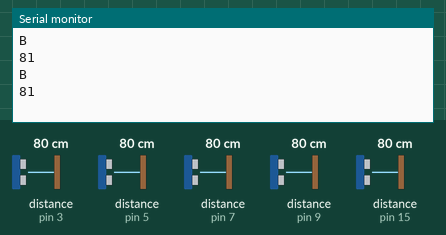
The sketch below on a simulated SparkFun Pro Micro, built with avr-gcc and run on an emulated ATmega32U4. On the bench: the last lines printed to the serial monitor. The inputs (shaded band) are chosen by the test bench; at power-on: distance to the obstacle (sensors on pin 3, pin 5, pin 7, pin 9, pin 15) 80 cm. The echo pulse lasts 58.3 µs per cm; USB keyboard and mouse output is not drawn.

Above: at 1.6 s.
1.7 s: distance to the obstacle (sensor on pin 3) set to 2 cm
At 3.5 s:
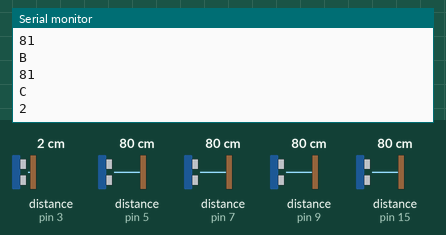
5.3 s: distance to the obstacle (sensor on pin 3) set to 4 cm
At 5.7 s:
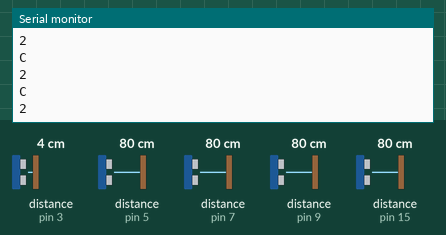
Timing chart, 0 to 8.3 s (numbered marks = the images above; inputs shaded):
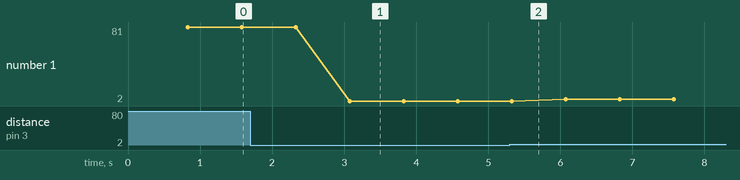

The sketch:

Multiple_Sensors_NewPing.ino
```cpp
#include <NewPing.h>
#include <Keyboard.h>

/*
 * Multiple HY-SRF05 ultrasonic distance sensors
 * Rewrite to utilise »New Ping« library with median filter
 * by: Frederik Brückner
 * date: 2018-01-10
 * Atmega 32u4 (Arduino Leonardo, Pro Micro) based HID
 * Send keystrokes depending on measured distance
 */

//const unsigned int sens_ping[] = {2, 4, 6, 8, 14}; // HY-SRF05 trigger pins
//const unsigned int sens_pong[] = {3, 5, 7, 9, 15}; // HY-SRF05 echo pins
const int near = 50; // Triggering distance 50cm
const int far = 150; // Triggering distance 150cm
const int maxDist = 200; // Timeout for everything further away
char lastZone = ' '; // Outer zone A, far zone B, near zone C
char activeZone ='A';// Zone to change to
volatile int minDist = 999;
const int numSens = 5; // Number of connected sensors
const int pingInterval = 150;
unsigned long pingTimer[numSens]; // Time between trigger and echo
unsigned int sensDist[numSens]; // Store ping distance in cm per sensor
uint8_t currentSensor = 0;  // Which sensor is active?

NewPing sonar[numSens] = {
  NewPing(2, 3, maxDist),
  NewPing(4, 5, maxDist),
  NewPing(6, 7, maxDist),
  NewPing(8, 9, maxDist),
  NewPing(14, 15, maxDist)
};

void setup() {
  Serial.begin (9600);
  Keyboard.begin();
  pingTimer[0] = millis() + 75;  // First ping start in ms
  for (uint8_t i = 1; i < numSens; i++){
    pingTimer[i] = pingTimer[i-1]+pingInterval;
  }
} // End setup

void loop() {
  for (uint8_t i = 0; i < numSens; i++){ // Take measurements for each sensor
    if (millis() >= pingTimer[i]){
      pingTimer[i] += pingInterval*numSens;
      if (i == 0 && currentSensor == numSens - 1){
        oneSensorCycle();
      }
      sonar[currentSensor].timer_stop();
      currentSensor = i;
      sensDist[currentSensor]=0;
      sonar[currentSensor].ping_timer(echoCheck);
    }

  }

} // End loop

void oneSensorCycle(){
  /*for (uint8_t i = 0; i < numSens; i++){
    Serial.print(i);
    Serial.print("=");
    Serial.print(sensDist[i]);
    Serial.print("cm ");
  }
  Serial.println();*/
  minDistance();

} // End oneSensorCycle

void echoCheck(){
  if(sonar[currentSensor].check_timer()){
    sensDist[currentSensor] = sonar[currentSensor].ping_result / US_ROUNDTRIP_CM;
  }
} // End echoCheck

void minDistance() {
  int minD = 5000;
  int minIndex = -1;
  for (int i = 0; i< numSens; i++){
    if (sensDist[i] < minD && sensDist[i] !=0){
      minD = sensDist[i];
      minIndex = i;
    }
  }
  minDist = minD;
   if (minDist <= far && minDist > near) {
    activeZone = 'B';
  }
  else if (minDist < near) {
      activeZone = 'C';
  }
  else {
      activeZone = 'A';
  }
  if (activeZone != lastZone) {
    Keyboard.print(activeZone);
    lastZone = activeZone;
  }
  Serial.print(activeZone);
  Serial.println();
  Serial.print(minDist);
  Serial.println();
} // End minDistance
```

Measured:
- after the input at 1.7 s, the serial monitor: prints a new line after 1.4 s (image 1)
- plotted number 1: 81 → 2 after the input at 1.7 s, 2 → 4 after the input at 5.3 s
